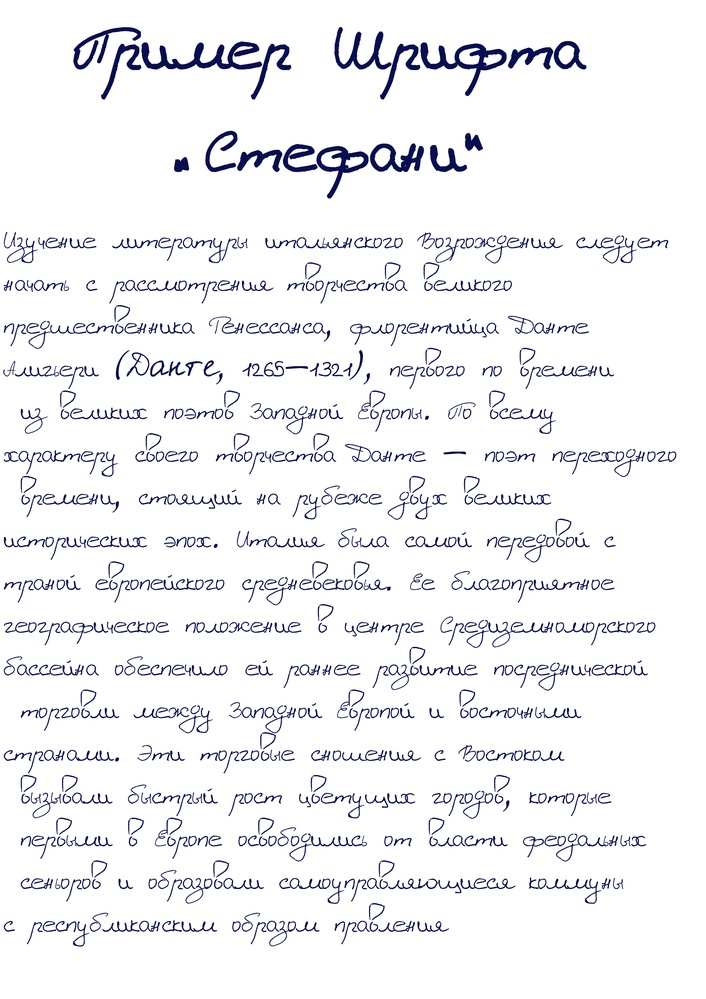
#> input picture genetic_alghoritm_v4_1/input/7.jpg, 706 x 999 px, shrunk from 2480 x 3508 before the run; its folder holds only this picture in this run
$ python main.py
#> lines starting #> are read from the running program, lines starting #| are printed output that depends on the picture
### genetic_alghoritm_v4_1/utils.py
import numpy as np
import random, time
import cv2
from scipy.ndimage import gaussian_filter
from scipy.signal import find_peaks
from numba import njit
import pymp

# [15 lines left out: function fitness, not called in this run]


def find_peaks_(image):
    """Calculates ranges of random numbers for our individs."""

    height, width = image.shape[:2]
    img_matrix = [sum(i)/len(i) for i in image]
    x=[i for i in range(height)]
    y = [255-i for i in img_matrix]
    y = gaussian_filter(y, sigma=20)
    maxs, _ = find_peaks(y)
    maxs = maxs.tolist()

    return maxs

def run(gaObj, peaks, epoch, parallel=True, number_cpu=4):
    """Can choose how to run."""

    gen_lines = pymp.shared.list()
    if parallel:
        with pymp.Parallel(number_cpu) as p:
            range_peaks = p.range(len(peaks)-1)
            gen_lines = run_genetic_algorithm(gaObj, peaks, epoch, range_peaks, gen_lines)
    else:
        range_peaks = range(len(peaks)-1)
        gen_lines = run_genetic_algorithm(gaObj, peaks, epoch, range_peaks, gen_lines)

    return np.moveaxis(np.array(gen_lines), 0, 1)    # Swap line and epoch axes.


# [68 lines left out: functions draw_lines, run_genetic_algorithm, crop_lines, not called in this run]

### genetic_alghoritm_v4_1/SimpleSegmentationGA.py
import numpy as np
import random, time
import cv2
from GeneticAlgorithm import GeneticAlgorithm
from Individ import Individ
from utils import *


class SimpleSegmentationGA(GeneticAlgorithm):
    """Genetic Algorithm Implementation."""

    def __init__(self, pop_num, length, delta_x, gray):
        self.pop_num = pop_num
        self.length = length    # Length of individ.
        self.delta_x =  delta_x # Value of h.
        self.gray = 256 - gray


    # [86 lines left out: functions create_population, cross, mutation, selection, call, not called in this run]


SimpleSegmentationGA.fitness_function = fitness

### genetic_alghoritm_v4_1/main.py
import cv2
import glob, os
from utils import *
from SimpleSegmentationGA import SimpleSegmentationGA


if __name__ == '__main__':

    # Hyper parameters for genetic alghoritms.
    POP_NUM=80
    DELTAX=50 # Value of h.
    EPOCH=100
    IMAGES_PATH = 'input'
    # IMAGE_PATH = '7.jpg'


    images = glob.glob(f'{IMAGES_PATH}/*.jpg')
    for imagename in images:
        fstart_time = time.time()
        # Image operations.
        image = cv2.imread(imagename)
#> image is the input picture: shape (999, 706, 3); mean B, G, R 243.4, 240.4, 240.1
        height, width = image.shape[:2]
#> height = 999; width = 706
        gray = cv2.cvtColor(image, cv2.COLOR_BGR2GRAY)
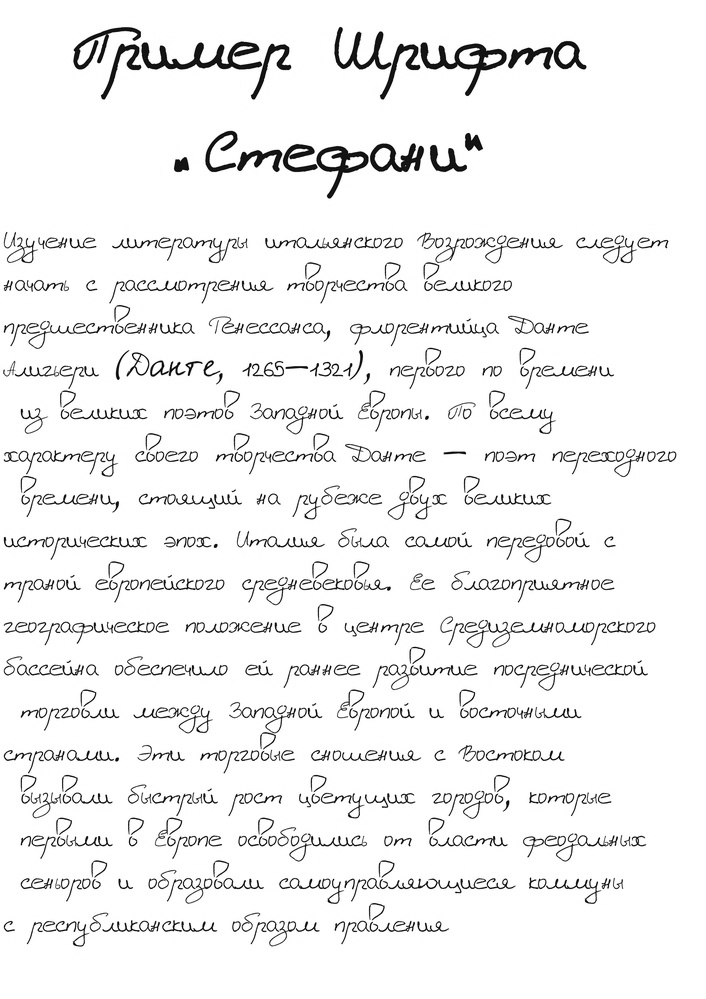
#> gray: shape (999, 706); min 2, max 255, mean 240.7

        # Calculate individ's length.
        length_individ = int(width/DELTAX)
#> length_individ = 14

        # Calculate the range of random numbers for an individ.
        peaks = find_peaks_(gray)
#> in find_peaks_, `img_matrix = [sum(i)/len(i) for i in image]`: img_matrix = 999 values, max 255 at index 0, min 145.7 at index 65, mean 240.7
#> in find_peaks_, `y = [255-i for i in img_matrix]`: y = 999 values, max 109.3 at index 65, min 0 at index 0, mean 14.31
#> in find_peaks_, `y = gaussian_filter(y, sigma=20)`: y = 999 values, max 36.44 at index 57, min 0.0561 at index 998, mean 14.31
#> in find_peaks_, `maxs, _ = find_peaks(y)`: maxs = [57, 158, 252, 366, 456, 549, 584, 630, 668, 836, 880]
#> peaks has the same summary as maxs in find_peaks_

        # Create object of class.
        ssga = SimpleSegmentationGA(POP_NUM, length_individ, DELTAX, gray)
#> in __init__, `self.gray = 256 - gray`:
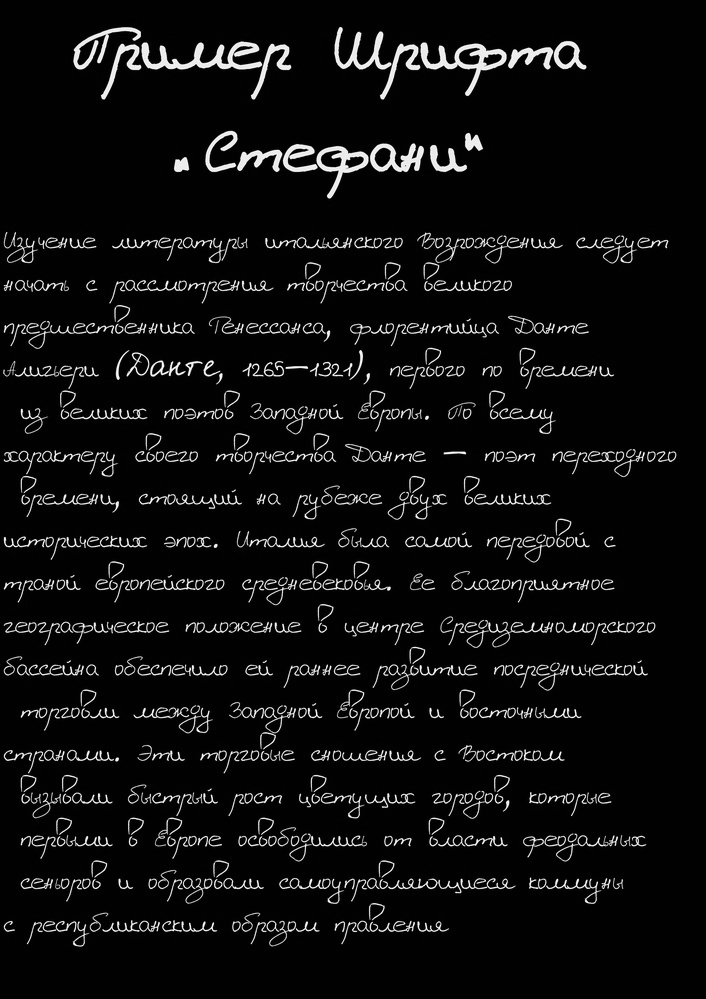
#> self.gray: shape (999, 706) uint16; min 1, max 254, mean 15.3

        start_time = time.time()
        # Run genetic algorithm.
        lines = run(ssga, peaks, EPOCH, parallel=True)
#> (the run stopped early here; a loop or call above may not have finished)
